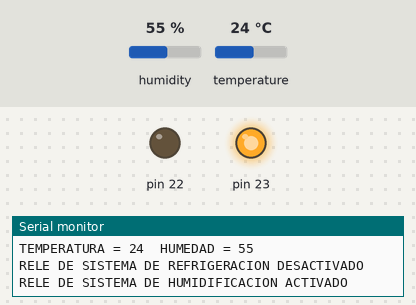
Bench run of a sketch on a simulated Arduino Mega 2560, built with avr-gcc and run on an emulated ATmega2560. Parts: output pins drawn as LEDs (lit = HIGH), the last lines printed to the serial monitor. Inputs (shaded band) come from the test bench; at power-on: temperature 24 °C, humidity 55 %.

Above: at 3.9 s.
4.0 s: temperature set to 27 °C
At 6.6 s:
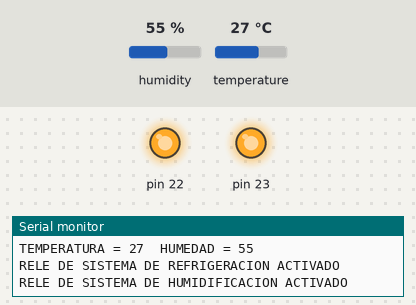
7.0 s: humidity set to 58 %
10.0 s: humidity set to 61 %
At 12.1 s:
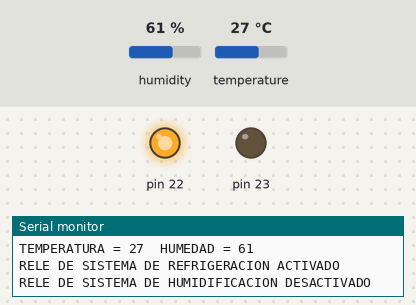
13.2 s: humidity set to 22 %
At 15.3 s:
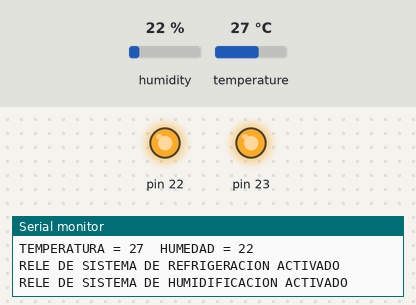
16.2 s: humidity set to 68 %
At 18.9 s:
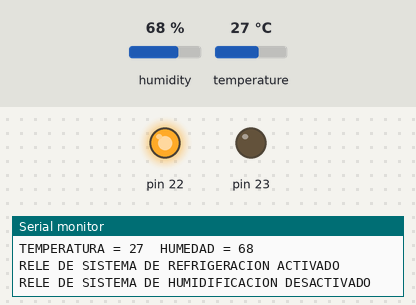
Timing chart, 0 to 20.4 s (numbered marks = the images above; inputs shaded):
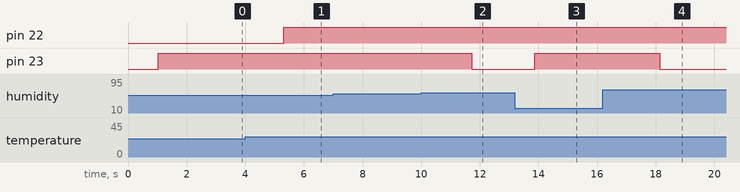

The sketch:

reto_1.4.ino
```cpp
#include <Controllino.h>
#include <DHT_U.h>

#define DHTTYPE DHT11
#define DHTPIN 42

#define TH_T 25
#define TH_H 60

DHT dht(DHTPIN, DHTTYPE);

void setup() {
  Serial.begin(9600);
  DDRA = DDRA | B00000011;
  PORTA = PORTA & B11111100;  // Inicia los reles en estado LOW
  dht.begin();
}

void loop() {
  delay(1000);
  int h = dht.readHumidity();
  int t = dht.readTemperature();
  Serial.print("TEMPERATURA = "); Serial.print(t);
  Serial.print("\tHUMEDAD = "); Serial.println(h);

  if (t > TH_T && h < TH_H) {
    PORTA = PORTA | B00000011;               // RELES R0 y R1 HIGH
    Serial.println("RELE DE SISTEMA DE REFRIGERACION ACTIVADO");
    Serial.println("RELE DE SISTEMA DE HUMIDIFICACION ACTIVADO");
  }
  else if (t > TH_T && h >= TH_H) {
    PORTA = (PORTA | B00000001) & B11111101; // RELE R0 HIGH
    Serial.println("RELE DE SISTEMA DE REFRIGERACION ACTIVADO");
    Serial.println("RELE DE SISTEMA DE HUMIDIFICACION DESACTIVADO");
  }
  else if (t <= TH_T && h < TH_H) {          // RELE R1 HIGH
    PORTA = (PORTA | B00000010) & B11111110;
    Serial.println("RELE DE SISTEMA DE REFRIGERACION DESACTIVADO");
    Serial.println("RELE DE SISTEMA DE HUMIDIFICACION ACTIVADO");
  }
  else if (t <= TH_T && h >= TH_H) {         // RELES R0 y R1 LOW
    PORTA = PORTA & B11111100;
    Serial.println("RELE DE SISTEMA DE REFRIGERACION DESACTIVADO");
    Serial.println("RELE DE SISTEMA DE HUMIDIFICACION DESACTIVADO");
  }

  Serial.println("");
}
```

Measured:
- the behaviour switches between 25 and 26 °C on temperature (found by bisection; images 0 and 1)
- the behaviour switches between 59 and 60 % on humidity (found by bisection; images 1 and 2)
- after the input at 4.0 s, pin 22: LOW → HIGH after 1.3 s
- after the input at 10.0 s, pin 23: HIGH → LOW after 1.7 s
- after the input at 13.2 s, pin 23: LOW → HIGH after 0.67 s
- after the input at 16.2 s, pin 23: HIGH → LOW after 1.9 s
